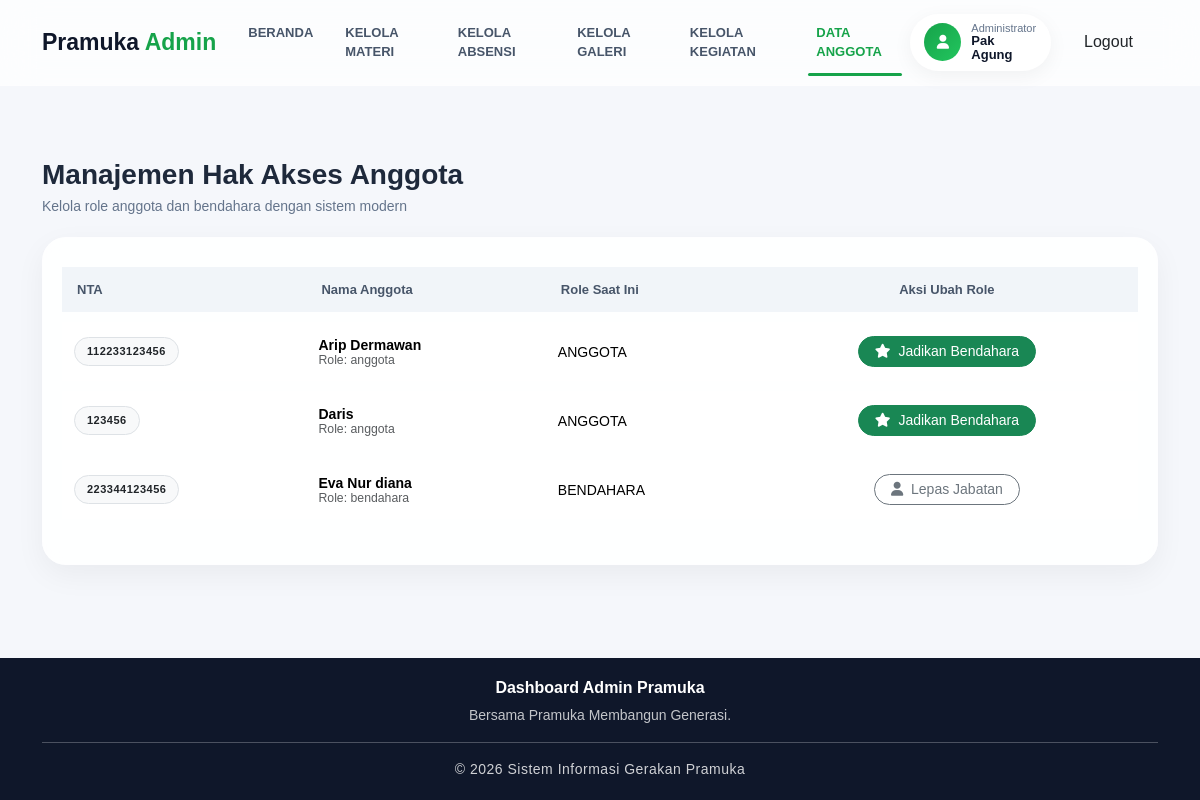
Page /admin/manajemen_anggota.php (signed in) on the committed database.
### tables this page shows
CREATE TABLE `users` (
  `id` int(11) NOT NULL,
  `nama` varchar(100) NOT NULL,
  `nta` varchar(50) NOT NULL,
  `gugus` varchar(50) DEFAULT NULL,
  `jk` enum('Laki-laki','Perempuan') DEFAULT NULL,
  `kontak` varchar(50) DEFAULT NULL,
  `password` varchar(255) DEFAULT NULL,
  `role` enum('anggota','admin','bendahara') DEFAULT 'anggota'
);

### admin/manajemen_anggota.php (the view, shortened to what this page needs)
<?php
include "../config/koneksi.php";
include "../assets/menu/admin-navbar.php";
?>
<!DOCTYPE html>
<html lang="id">
<head>
    <link href="https://cdn.jsdelivr.net/npm/bootstrap@5.3.2/dist/css/bootstrap.min.css" rel="stylesheet">
    <link href="https://cdnjs.cloudflare.com/ajax/libs/font-awesome/6.4.2/css/all.min.css" rel="stylesheet">
    <link rel="stylesheet" href="../assets/css/admin-style.css">
</head>
<body>
    <br><br><br>
    <div class="main-content">
        <div class="container fade-up">
            <h1 class="page-title">Manajemen Hak Akses Anggota</h1>
            <p class="page-subtitle">Kelola role anggota dan bendahara dengan sistem modern</p>
            <div class="card p-4 fade-up">
                <div class="table-responsive">
                    <table class="table table-hover align-middle">
                        <thead class="table-light">
                            <tr>
                                <th>NTA</th>
                                <th>Nama Anggota</th>
                                <th>Role Saat Ini</th>
                                <th class="text-center">Aksi Ubah Role</th>
                            </tr>
                        </thead>
                        <tbody>
                            <?php
                            $query = mysqli_query($conn, "SELECT * FROM users WHERE role != 'admin' ORDER BY nama ASC");
                            if(mysqli_num_rows($query) > 0) {
                                while($row = mysqli_fetch_assoc($query)):
                                    $id_user = $row['id'];
                                    $nama_user = $row['nama'];
                                    $curr_role = $row['role'];
                            ?>
                            <tr>
                                <td><span class="badge bg-light text-dark border"><?= $row['nta'] ?></span></td>
                                <td>
                                    <div class="fw-bold"><?= $nama_user ?></div>
                                    <small class="text-muted">Role: <?= $curr_role ?></small>
                                </td>
                                <td>
                                    <span class="role-badge <?= ($curr_role == 'bendahara' ? 'role-bendahara' : 'role-anggota') ?>">
                                        <?= strtoupper($curr_role) ?>
                                    </span>
                                </td>
                                <td class="text-center">
                                    <?php if($curr_role == 'anggota'): ?>
                                        <a href="manajemen_anggota.php?ubah_role=true&id=<?= $id_user ?>&role=bendahara"
                                           class="btn btn-sm btn-success rounded-pill px-3"
                                           onclick="return confirm('Jadikan <?= $nama_user ?> sebagai Bendahara?')">
                                            <i class="fa fa-star me-1"></i> Jadikan Bendahara
                                        </a>
                                    <?php else: ?>
                                        <a href="manajemen_anggota.php?ubah_role=true&id=<?= $id_user ?>&role=anggota"
                                           class="btn btn-sm btn-outline-secondary rounded-pill px-3"
                                           onclick="return confirm('Kembalikan <?= $nama_user ?> ke role Anggota biasa?')">
                                            <i class="fa fa-user me-1"></i> Lepas Jabatan
                                        </a>
                                    <?php endif; ?>
                                </td>
                            </tr>
                            <?php
                                endwhile;
                            } else {
                                echo "<tr><td colspan='4' class='text-center py-4 text-muted'>Belum ada anggota terdaftar.</td></tr>";
                            }
                            ?>
                        </tbody>
                    </table>
                </div>
            </div>
        </div>
    </div>
</body>
</html>
<?php include "../assets/menu/footer.php"; ?>

### assets/menu/admin-navbar.php (shortened to what this page needs)
<nav class="navbar navbar-expand-lg">
    <div class="container">
        <a class="navbar-brand" href="index_admin.php">
            Pramuka <span>Admin</span>
        </a>
        <div class="collapse navbar-collapse" id="navbarNav">
            <ul class="navbar-nav mx-auto">
                <li class="nav-item">
                    <a class="nav-link <?= basename($_SERVER['PHP_SELF']) == 'index_admin.php' ? 'active' : '' ?>"
                       href="index_admin.php">
                        BERANDA
                    </a>
                </li>
                <li class="nav-item">
                    <a class="nav-link <?= basename($_SERVER['PHP_SELF']) == 'materi_admin.php' ? 'active' : '' ?>"
                       href="materi_admin.php">
                        KELOLA MATERI
                    </a>
                </li>
                <li class="nav-item">
                    <a class="nav-link <?= basename($_SERVER['PHP_SELF']) == 'absensi_admin.php' ? 'active' : '' ?>"
                       href="absensi_admin.php">
                        KELOLA ABSENSI
                    </a>
                </li>
                <li class="nav-item">
                    <a class="nav-link <?= basename($_SERVER['PHP_SELF']) == 'galeri_admin.php' ? 'active' : '' ?>"
                       href="galeri_admin.php">
                        KELOLA GALERI
                    </a>
                </li>
                <li class="nav-item">
                    <a class="nav-link <?= basename($_SERVER['PHP_SELF']) == 'kegiatan_admin.php' ? 'active' : '' ?>"
                       href="kegiatan_admin.php">
                        KELOLA KEGIATAN
                    </a>
                </li>
                <li class="nav-item">
                    <a class="nav-link <?= basename($_SERVER['PHP_SELF']) == 'manajemen_anggota.php' ? 'active' : '' ?>"
                       href="manajemen_anggota.php">
                        DATA ANGGOTA
                    </a>
                </li>
            </ul>
            <div class="d-flex align-items-center gap-2">
                <div class="admin-profile">
                    <div class="admin-icon">
                        <i class="fa fa-user"></i>
                    </div>
                    <div class="admin-info">
                        <small>Administrator</small>
                        <span><?= $_SESSION['nama']; ?></span>
                    </div>
                </div>
                <a href="../auth/logout.php"
                   class="btn btn-outline-custom rounded-pill px-4">
                    Logout
                </a>
            </div>
        </div>
    </div>
</nav>

### assets/menu/footer.php (shortened to what this page needs)
<?php
$role = $_SESSION['role'];
?>
<footer class="footer mt-5">
    <div class="container text-center">
        <?php if($role == 'admin'): ?>
            <h6 class="fw-bold">Dashboard Admin Pramuka</h6>
            <p class="small opacity-75">
                Bersama Pramuka Membangun Generasi.
            </p>
        <?php endif; ?>
        <hr class="opacity-25">
        <small>
            © 2026 Sistem Informasi Gerakan Pramuka
        </small>
    </div>
</footer>

### assets/css/admin-style.css (style rules this page uses)
* { margin:0; padding:0; box-sizing:border-box; }
body { background:#f5f7fb; font-family:'Poppins', sans-serif; color:#1e293b; min-height:100vh; display:flex; flex-direction:column; }
.main-content { flex:1; }
.navbar { position:sticky; top:0; z-index:999; background:rgba(255,255,255,0.75); backdrop-filter:blur(18px); -webkit-backdrop-filter:blur(18px); border-bottom:1px solid rgba(255,255,255,0.2); padding:14px 0; transition:0.3s ease; }
.navbar-brand { font-size:23px; font-weight:700; color:#0f172a !important; }
.navbar-brand span { color:#16a34a; }
.navbar .nav-link { position:relative; font-size:14px; font-weight:600; color:#475569 !important; margin:0 10px; transition:0.3s; }
.navbar .nav-link::after { content:''; position:absolute; left:0; bottom:-6px; width:0%; height:3px; background:#16a34a; border-radius:20px; transition:0.3s; }
.navbar .nav-link:hover::after, .navbar .nav-link.active::after { width:100%; }
.card { border:none; border-radius:24px; background:rgba(255,255,255,0.9); backdrop-filter:blur(10px); -webkit-backdrop-filter:blur(10px); box-shadow: 0 10px 30px rgba(0,0,0,0.05); transition:0.35s ease; overflow:hidden; }
.table { border-collapse:separate; border-spacing:0 10px; }
.table thead th { border:none; background:#f1f5f9; color:#475569; font-size:13px; font-weight:700; padding:15px; }
.table tbody tr { background:white; transition:0.3s; }
.table td { border:none; padding:16px; vertical-align:middle; }
.badge { padding:8px 12px; border-radius:999px; font-size:11px; font-weight:600; letter-spacing:0.5px; }
.fade-up { opacity:0; transform:translateY(40px); transition:all 0.8s ease; }
.fade-up.show { opacity:1; transform:translateY(0); }
.footer { margin-top:auto; background:#0f172a; color:white; padding:20px 0; text-align:center; }
.footer small { opacity:0.8; letter-spacing:0.5px; }
.navbar { position:sticky; top:0; z-index:999; background:rgba(255,255,255,0.72); backdrop-filter:blur(18px); -webkit-backdrop-filter:blur(18px); border-bottom:1px solid rgba(255,255,255,0.2); padding:14px 0; transition:0.4s ease; }
.navbar .nav-link { position:relative; font-size:13px; font-weight:600; color:#475569 !important; margin:0 8px; transition:0.3s ease; }
.navbar .nav-link:hover, .navbar .nav-link.active { color:#16a34a !important; }
.navbar .nav-link::after { content:''; position:absolute; left:0; bottom:-6px; width:0%; height:3px; background:#16a34a; border-radius:20px; transition:0.3s ease; }
.admin-profile { display:flex; align-items:center; gap:10px; padding:8px 14px; background:white; border-radius:50px; box-shadow:0 5px 20px rgba(0,0,0,0.05); }
.admin-icon { width:38px; height:38px; border-radius:50%; background:linear-gradient(135deg,#16a34a,#22c55e); display:flex; align-items:center; justify-content:center; color:white; font-size:14px; }
.admin-info { display:flex; flex-direction:column; line-height:1.1; }
.admin-info small { font-size:11px; color:#64748b; }
.admin-info span { font-size:13px; font-weight:600; color:#0f172a; }
.card { max-width:1200px; margin:auto; }
.table { font-size:14px; }
.table td { padding:14px 12px; }
.card.p-4 { padding:20px !important; }
.page-title { font-size:28px; font-weight:700; margin-bottom:5px; }
.page-subtitle { font-size:14px; color:#64748b; margin-bottom:20px; }

### rows in the picture
users: nta "112233123456", nama "Arip Dermawan", role "anggota", role "ANGGOTA"
users: nta "123456", nama "Daris", role "anggota", role "ANGGOTA"
users: nta "223344123456", nama "Eva Nur diana", role "bendahara", role "BENDAHARA"

### other values in the picture
$_SESSION['nama'] "Pak Agung"
